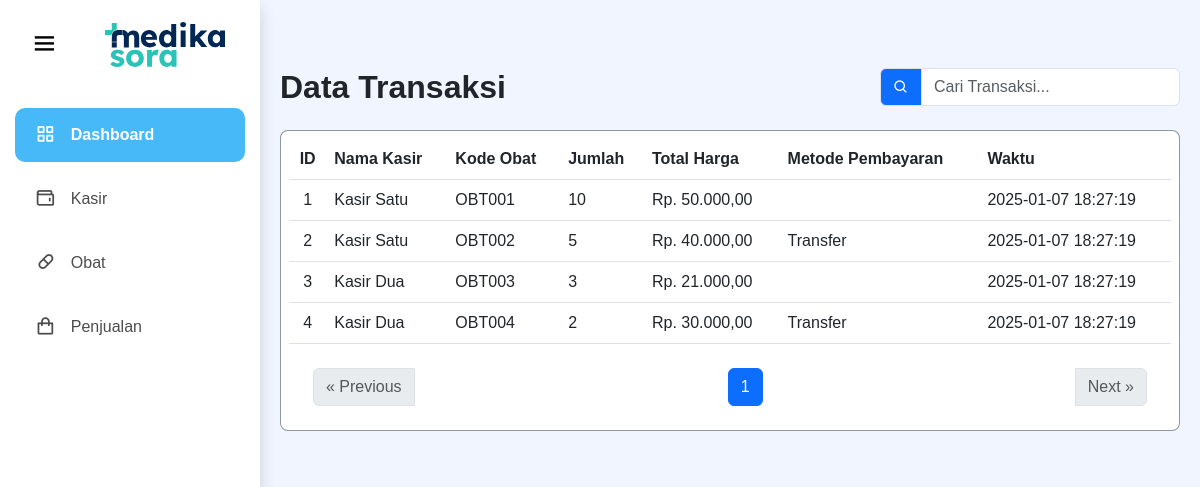
The app's page /Admin/transaksi.php (signed in), older data.
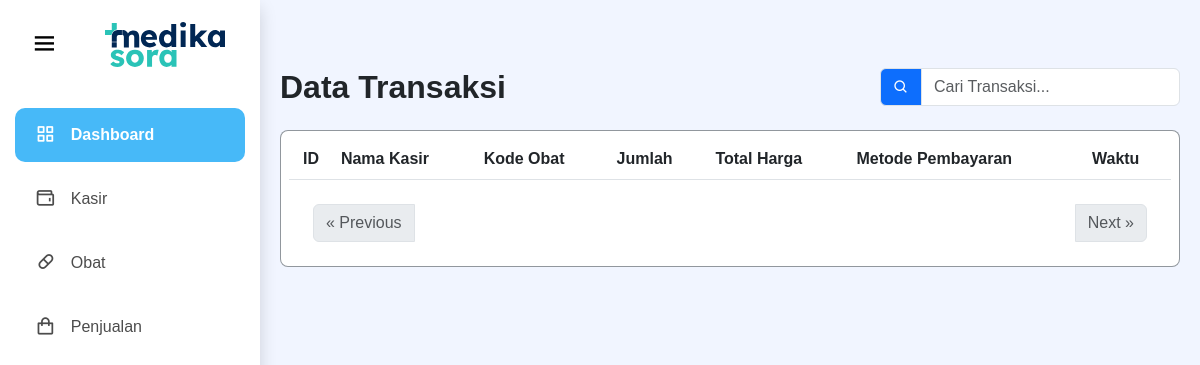
The same page, newer data.
### tables this page shows
CREATE TABLE transaksi (
  id INT NOT NULL AUTO_INCREMENT PRIMARY KEY,
  id_kasir INT NOT NULL,
  kode_produk VARCHAR(10) NOT NULL,
  jumlah INT NOT NULL,
  total_harga DECIMAL(10, 2) NOT NULL,
  metode_pembayaran ENUM('Cash', 'Transfer', 'E-Wallet') NOT NULL,
  waktu TIMESTAMP NOT NULL DEFAULT CURRENT_TIMESTAMP,
  FOREIGN KEY (id_kasir) REFERENCES kasir(id),
  FOREIGN KEY (kode_produk) REFERENCES obat(kode)
);

CREATE TABLE kasir (
  id INT NOT NULL AUTO_INCREMENT PRIMARY KEY,
  nama VARCHAR(100) NOT NULL,
  profil VARCHAR(225) NOT NULL,
  username VARCHAR(100) NOT NULL UNIQUE,
  password VARCHAR(255) NOT NULL,
  no_hp VARCHAR(15) NOT NULL
);

### Admin/transaksi.php (the view, shortened to what this page needs)
<?php
include('../Config/koneksi.php');
include('header.php');
$limit = 10;
$page = isset($_GET['page']) ? (int)$_GET['page'] : 1;
$offset = ($page - 1) * $limit;
$totalQuery = $conn->query("SELECT COUNT(*) AS total FROM transaksi");
$totalResult = $totalQuery->fetch_assoc();
$totalRows = $totalResult['total'];
$totalPages = ceil($totalRows / $limit);
$result = $conn->prepare("
    SELECT transaksi.*, kasir.nama AS nama_kasir
    FROM transaksi
    JOIN kasir ON transaksi.id_kasir = kasir.id
    LIMIT ?, ?
");
$result->bind_param("ii", $offset, $limit);
$result->execute();
$queryResult = $result->get_result();
?>
<section class="">
    <div class="content mt-5">
        <div class="d-flex justify-content-between align-items-center mb-4">
            <h2 class="fw-bold text-dark mb-0">Data Transaksi</h2>
            <div class="input-group" style="max-width: 300px;">
                <span class="input-group-text bg-primary text-white"><i class="bx bx-search"></i></span>
                <input type="text" class="form-control" id="search" placeholder="Cari Transaksi..." onkeyup="searchTable()">
            </div>
        </div>
        <div class="border bg-white border-secondary border-opacity-75 p-2 mb-2 rounded-3 overflow-hidden">
            <table class="table table-hover align-middle" id="transaksiTable">
                <thead class="bg-primary text-white">
                    <tr>
                        <th class="text-center">ID</th>
                        <th>Nama Kasir</th>
                        <th>Kode Obat</th>
                        <th>Jumlah</th>
                        <th>Total Harga</th>
                        <th>Metode Pembayaran</th>
                        <th>Waktu</th>
                    </tr>
                </thead>
                <tbody>
                    <?php while ($row = $queryResult->fetch_assoc()): ?>
                        <tr>
                            <td class="text-center"><?= $row['id']; ?></td>
                            <td><?= $row['nama_kasir']; ?></td>
                            <td><?= $row['kode_produk']; ?></td>
                            <td><?= $row['jumlah']; ?></td>
                            <td><?= "Rp. " . number_format($row['total_harga'], 2, ',', '.'); ?></td>
                            <td><?= $row['metode_pembayaran']; ?></td>
                            <td><?= $row['waktu']; ?></td>
                        </tr>
                    <?php endwhile; ?>
                </tbody>
            </table>
            <nav class="mt-4">
                <ul class="pagination d-flex justify-content-between align-items-center me-4 ms-4">
                    <li class="page-item <?= ($page <= 1) ? 'disabled' : ''; ?>">
                        <a class="page-link" href="?page=<?= $page - 1; ?>" aria-label="Previous">
                            <span aria-hidden="true">&laquo; Previous</span>
                        </a>
                    </li>
                    <div class="d-flex justify-content-center flex-grow-1">
                        <?php for ($i = 1; $i <= $totalPages; $i++): ?>
                            <li class="page-item <?= ($i == $page) ? 'active' : ''; ?>">
                                <a class="page-link" href="?page=<?= $i; ?>"><?= $i; ?></a>
                            </li>
                        <?php endfor; ?>
                    </div>
                    <li class="page-item <?= ($page >= $totalPages) ? 'disabled' : ''; ?>">
                        <a class="page-link" href="?page=<?= $page + 1; ?>" aria-label="Next">
                            <span aria-hidden="true">Next &raquo;</span>
                        </a>
                    </li>
                </ul>
            </nav>
        </div>
    </div>
</section>

Row changes from the older to the newer data that the page shows:
removed transaksi: id "1", id_kasir.nama "Kasir Satu", kode_produk "OBT001", jumlah "10", total_harga "50.000,00", waktu "2025-01-07 18:27:19"
removed transaksi: id "2", id_kasir.nama "Kasir Satu", kode_produk "OBT002", jumlah "5", total_harga "40.000,00", metode_pembayaran "Transfer", waktu "2025-01-07 18:27:19"
removed transaksi: id "3", id_kasir.nama "Kasir Dua", kode_produk "OBT003", jumlah "3", total_harga "21.000,00", waktu "2025-01-07 18:27:19"
removed transaksi: id "4", id_kasir.nama "Kasir Dua", kode_produk "OBT004", jumlah "2", total_harga "30.000,00", metode_pembayaran "Transfer", waktu "2025-01-07 18:27:19"
Text that changed along with them:
list line gone: "1"
